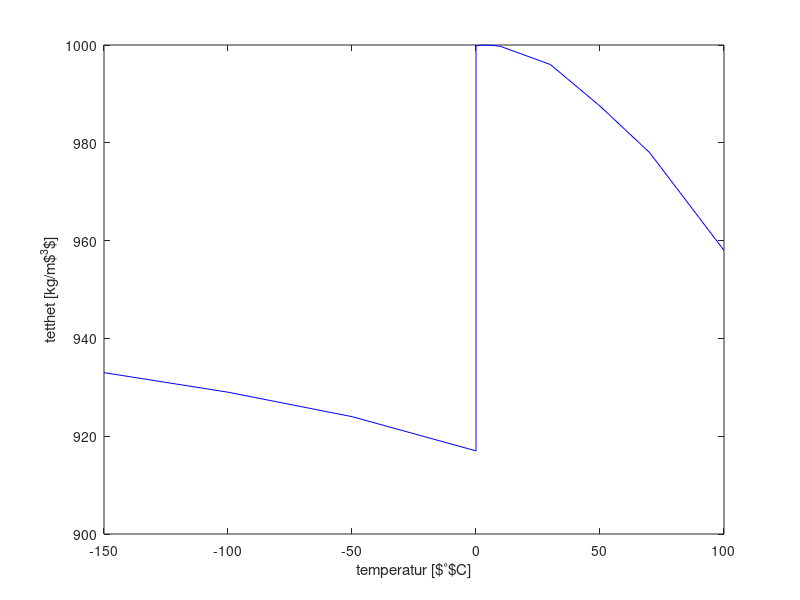

Write the MATLAB code that produced this figure.
%% i)
clear; clc; close all

T =    [-150, -100, -50, -0.001, 0, 2, 4, 6, 8, 10, 30, 50, 70, 100];
rho =  [933, 929, 924, 917, 999.84, 999.94, 999.97, 999.94, 999.85, 999.7, 996, 987.5, 978, 958];

plot(T,rho,'b')
xlabel('temperatur [$^{\circ}$C]')
ylabel('tetthet [kg/m$^3$]')


%% o) 

U = 0.5;
w = 0.3;

%% p)

w1 = 0.3;
w2 = 0.55;
w3 = 0.8;
f1 = w1/(2*pi);
f2 = w2/(2*pi);
f3 = w3/(2*pi);